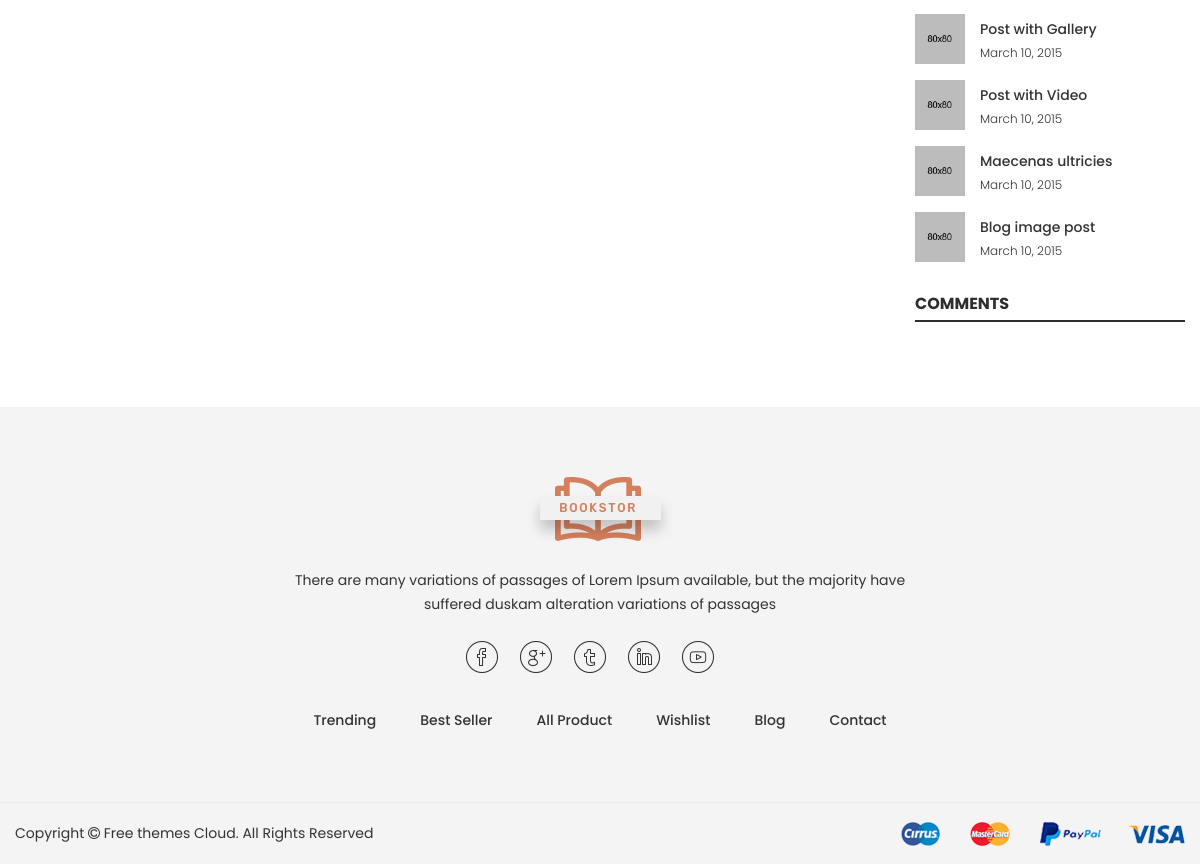
The app's page /photo/1/manzara (lower part), older data.
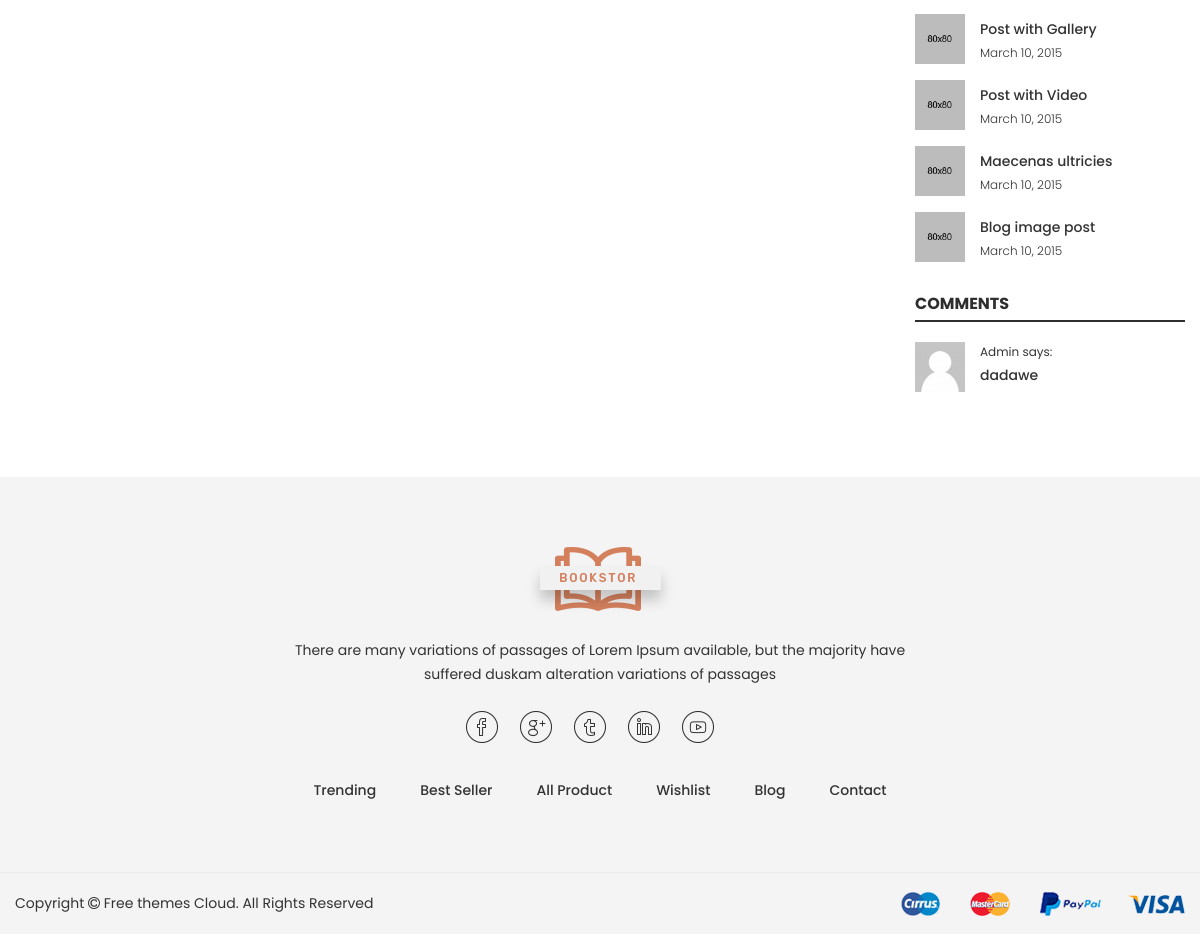
The same page, newer data.
### photo/models.py (models this page shows, shortened)
class Comment(models.Model):
    STATUS = (
        ('New', 'Yeni'),
        ('True', 'Evet'),
        ('False', 'Hayır'),
    )
    photo = models.ForeignKey(Photo, on_delete=models.CASCADE)
    user = models.ForeignKey(User, on_delete=models.CASCADE)
    subject = models.CharField(max_length=50, blank=True)
    comment = models.TextField(max_length=200, blank=True)
    rate = models.IntegerField(blank=True)
    status = models.CharField(max_length=10, choices=STATUS, default='New')
    ip = models.CharField(blank=True, max_length=20)
    create_at = models.DateTimeField(auto_now_add=True)
    update_at = models.DateTimeField(auto_now=True)

### home/views.py (the view)
# urls.py: path('photo/<int:id>/<slug:slug>', views.photo_detail, name='photoDetail'),
def photo_detail(request, id, slug):
    category = Category.objects.all()
    setting = Setting.objects.get(pk=1)
    photo = Photo.objects.get(pk=id)
    images = Images.objects.filter(photo=id)
    comments = Comment.objects.filter(photo_id=id, status='True')
    context = {'setting': setting, 'photo': photo, 'imgofphoto': images, 'comments': comments, 'category': category}
    return render(request, 'Pages/photoDetail.html', context)

### home/templates/Pages/photoDetail.html (shortened to what this page needs)
{% extends 'HomeBase.html' %}
{% block body %}
    <div class="maincontent bg--white pt--80 pb--55">
        <div class="container">
            <div class="row">
                <div class="col-lg-9 col-12">
                </div>
                <div class="col-lg-3 col-12 md-mt-40 sm-mt-40">
                    <div class="wn__sidebar">
                            {% load mptt_tags %}
                        <aside class="widget recent_widget">
                            <div class="recent-posts">
                                <ul>
                                    <li>
                                        <div class="post-wrapper d-flex">
                                            <div class="thumb">
                                                <a href="blog-details.html"><img src="images/blog/sm-img/2.jpg"
                                                                                 alt="blog images"></a>
                                            </div>
                                            <div class="content">
                                                <h4><a href="blog-details.html">Post with Gallery</a></h4>
                                                <p> March 10, 2015</p>
                                            </div>
                                        </div>
                                    </li>
                                    <li>
                                        <div class="post-wrapper d-flex">
                                            <div class="thumb">
                                                <a href="blog-details.html"><img src="images/blog/sm-img/3.jpg"
                                                                                 alt="blog images"></a>
                                            </div>
                                            <div class="content">
                                                <h4><a href="blog-details.html">Post with Video</a></h4>
                                                <p> March 10, 2015</p>
                                            </div>
                                        </div>
                                    </li>
                                    <li>
                                        <div class="post-wrapper d-flex">
                                            <div class="thumb">
                                                <a href="blog-details.html"><img src="images/blog/sm-img/4.jpg"
                                                                                 alt="blog images"></a>
                                            </div>
                                            <div class="content">
                                                <h4><a href="blog-details.html">Maecenas ultricies</a></h4>
                                                <p> March 10, 2015</p>
                                            </div>
                                        </div>
                                    </li>
                                    <li>
                                        <div class="post-wrapper d-flex">
                                            <div class="thumb">
                                                <a href="blog-details.html"><img src="images/blog/sm-img/5.jpg"
                                                                                 alt="blog images"></a>
                                            </div>
                                            <div class="content">
                                                <h4><a href="blog-details.html">Blog image post</a></h4>
                                                <p> March 10, 2015</p>
                                            </div>
                                        </div>
                                    </li>
                                </ul>
                            </div>
                        </aside>
                        <aside class="widget comment_widget">
                            <h3 class="widget-title">Comments</h3>
                            <ul>
                                {% for com in comments %}
                                    <li>
                                        <div class="post-wrapper">
                                            <div class="thumb">
                                                <img src="images/blog/comment/1.jpeg" alt="Comment images">
                                            </div>
                                            <div class="content">
                                                <p>{{ com.user.first_name }} says:</p>
                                                <a href="#">{{ com.comment }}</a>
                                            </div>
                                        </div>
                                    </li>
                                {% endfor %}
                            </ul>
                        </aside>
                    </div>
                </div>
            </div>
        </div>
    </div>
{% endblock %}

### home/templates/HomeBase.html (shortened to what this page needs)
<!DOCTYPE html>
<html class="no-js" lang="zxx">
<head>
    {% load static %}
    <link rel="stylesheet" href="{% static 'css/bootstrap.min.css' %}">
    <link rel="stylesheet" href="{% static 'css/plugins.css' %}">
    <link rel="stylesheet" href="{% static 'style.css' %}">
    <link rel="stylesheet" href="{% static 'css/custom.css' %}">
<link rel="stylesheet" href="https://ajax.googleapis.com/ajax/libs/jqueryui/1.11.4/themes/smoothness/jquery-ui.css">
</head>
<body>
<div class="wrapper" id="wrapper">
    {% block body %}{% endblock %}
    {% include 'footer.html' %}
</div>
</body>
</html>

### home/templates/header.html (shortened to what this page needs)
{% load static %}

### home/templates/Components/slideofphoto.html (shortened to what this page needs)
{% load static %}

### home/templates/footer.html (shortened to what this page needs)
{% load static %}
<footer id="wn__footer" class="footer__area bg__cat--8 brown--color">
    <div class="footer-static-top">
        <div class="container">
            <div class="row">
                <div class="col-lg-12">
                    <div class="footer__widget footer__menu">
                        <div class="ft__logo">
                            <a href="../static/index.html">
                                <img src="{% static 'images/logo/3.png'%}" alt="logo">
                            </a>
                            <p>There are many variations of passages of Lorem Ipsum available, but the majority have
                                suffered duskam alteration variations of passages</p>
                        </div>
                        <div class="footer__content">
                            <ul class="social__net social__net--2 d-flex justify-content-center">
                                <li><a href="../static/#"><i class="bi bi-facebook"></i></a></li>
                                <li><a href="../static/#"><i class="bi bi-google"></i></a></li>
                                <li><a href="../static/#"><i class="bi bi-twitter"></i></a></li>
                                <li><a href="../static/#"><i class="bi bi-linkedin"></i></a></li>
                                <li><a href="../static/#"><i class="bi bi-youtube"></i></a></li>
                            </ul>
                            <ul class="mainmenu d-flex justify-content-center">
                                <li><a href="../static/index.html">Trending</a></li>
                                <li><a href="../static/index.html">Best Seller</a></li>
                                <li><a href="../static/index.html">All Product</a></li>
                                <li><a href="../static/index.html">Wishlist</a></li>
                                <li><a href="../static/index.html">Blog</a></li>
                                <li><a href="../static/index.html">Contact</a></li>
                            </ul>
                        </div>
                    </div>
                </div>
            </div>
        </div>
    </div>
    <div class="copyright__wrapper">
        <div class="container">
            <div class="row">
                <div class="col-lg-6 col-md-6 col-sm-12">
                    <div class="copyright">
                        <div class="copy__right__inner text-left">
                            <p>Copyright <i class="fa fa-copyright"></i> <a
                                    href="../static/https://freethemescloud.com/">Free themes Cloud.</a> All Rights
                                Reserved</p>
                        </div>
                    </div>
                </div>
                <div class="col-lg-6 col-md-6 col-sm-12">
                    <div class="payment text-right">
                        <img src="{% static 'images/icons/payment.png' %}" alt=""/>
                    </div>
                </div>
            </div>
        </div>
    </div>
</footer>

### home/templates/jsFiles.html (shortened to what this page needs)
{% load static %}

Row changes from the older to the newer data that the page shows:
added Comment: user.first_name "Admin", comment "dadawe"
